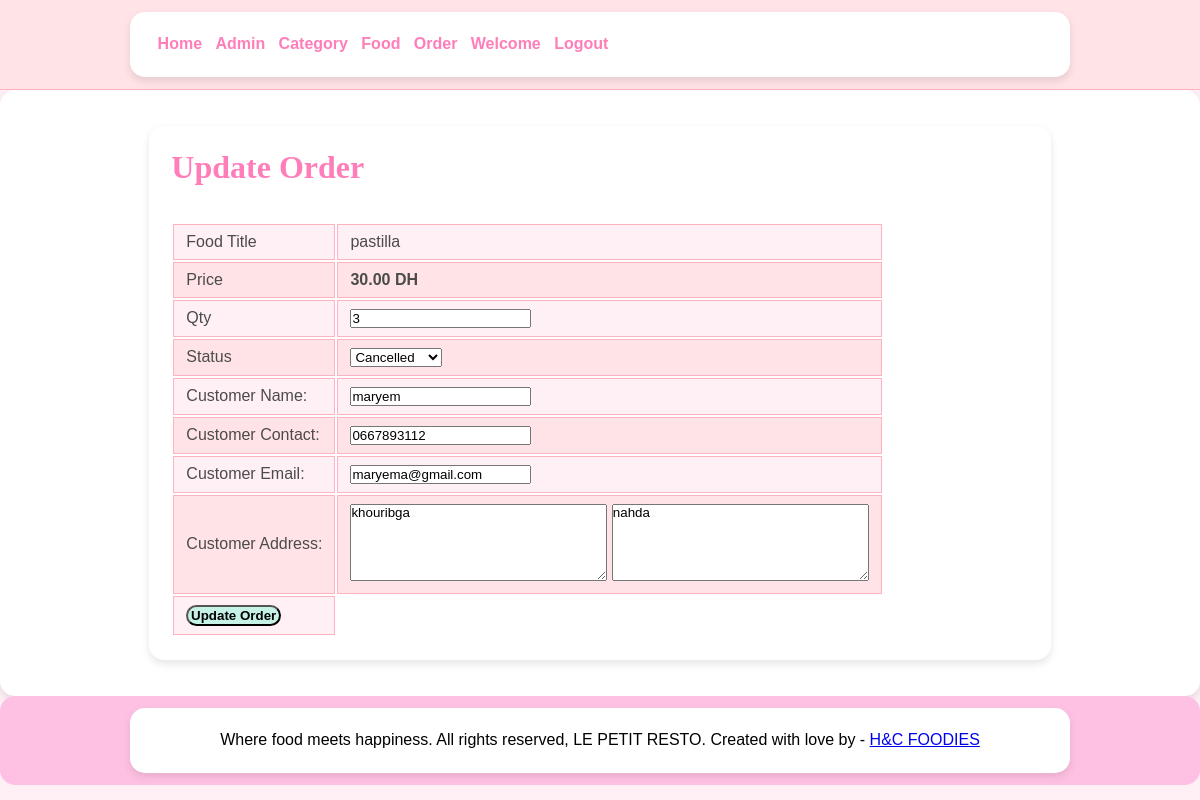
The app's page /admin/update-order.php?id=1 (signed in) with its own data.
### tables this page shows
CREATE TABLE tbl_order (
  id int(10) UNSIGNED NOT NULL AUTO_INCREMENT,
  price decimal(10,2) NOT NULL,
  total DECIMAL(10,2) NOT NULL,                                                                                  
  qty int(11) NOT NULL,
  order_date datetime NOT NULL,
  status varchar(50) NOT NULL,
  customer_name varchar(150) NOT NULL,
  customer_contact varchar(20) NOT NULL,
  customer_email varchar(150) NOT NULL,
  customer_city varchar(255) NOT NULL,
  customer_street varchar(255) NOT NULL,
  PRIMARY KEY (id)
);

CREATE TABLE tbl_food (
  id int(10) UNSIGNED NOT NULL AUTO_INCREMENT,
  title varchar(100) NOT NULL,
  description text NOT NULL,
  price decimal(10,2) NOT NULL,
  image_name varchar(255) NOT NULL,
  category_id int(10) UNSIGNED NOT NULL,
  featured varchar(10) NOT NULL,
  active varchar(10) NOT NULL,
  PRIMARY KEY (id),
  FOREIGN KEY (category_id) REFERENCES tbl_category(id)
);

### admin/update-order.php (the view, shortened to what this page needs)
<?php include('partials/menu.php'); ?>
<div class="main-content">
    <div class="wrapper">
        <h1>Update Order</h1>
        <br><br>
        <?php
            if(isset($_GET['id']))
            {
                $id=$_GET['id'];
                $sql = "SELECT o.*, f.title AS food_title
                FROM tbl_order o
                JOIN tbl_order_food of ON o.id = of.order_id
                JOIN tbl_food f ON of.food_id = f.id
                WHERE o.id = $id";
                $res = mysqli_query($conn, $sql);
                $count = mysqli_num_rows($res);
                if($count==1)
                {
                    $row=mysqli_fetch_assoc($res);
                    $food_title = $row['food_title'];
                    $price = $row['price'];
                    $qty = $row['qty'];
                    $status = $row['status'];
                    $customer_name = $row['customer_name'];
                    $customer_contact = $row['customer_contact'];
                    $customer_email = $row['customer_email'];
                    $customer_city= $row['customer_city'];
                    $customer_street= $row['customer_street'];
                }
                else
                {
                    header('location:'.SITEURL.'admin/manage-order.php');
                }
            }
            else
            {
                header('location:'.SITEURL.'admin/manage-order.php');
            }
        ?>
        <form action="" method="POST">
            <table class="tbl-30">
                <tr>
                    <td>Food Title</td>
                    <td><?php echo $food_title; ?></td>
                </tr>
                <tr>
                    <td>Price</td>
                    <td>
                        <b> <?php echo $price; ?> DH</b>
                    </td>
                </tr>
                <tr>
                    <td>Qty</td>
                    <td>
                        <input type="number" name="qty" value="<?php echo $qty; ?>">
                    </td>
                </tr>
                <tr>
                    <td>Status</td>
                    <td>
                        <select name="status">
                            <option <?php if($status=="Cancelled"){echo "selected";} ?> value="Cancelled">Cancelled</option>
                        </select>
                    </td>
                </tr>
                <tr>
                    <td>Customer Name: </td>
                    <td>
                        <input type="text" name="customer_name" value="<?php echo $customer_name; ?>">
                    </td>
                </tr>
                <tr>
                    <td>Customer Contact: </td>
                    <td>
                        <input type="text" name="customer_contact" value="<?php echo $customer_contact; ?>">
                    </td>
                </tr>
                <tr>
                    <td>Customer Email: </td>
                    <td>
                        <input type="text" name="customer_email" value="<?php echo $customer_email; ?>">
                    </td>
                </tr>
                <tr>
                    <td>Customer Address: </td>
                    <td>
                        <textarea name="customer_city" cols="30" rows="5"><?php echo $customer_city; ?></textarea>
                        <textarea name="customer_street" cols="30" rows="5"><?php echo $customer_street; ?></textarea>
                    </td>
                </tr>
                <tr>
                    <td clospan="2">
                        <input type="submit" name="submit" value="Update Order" class="btn-secondary">
                    </td>
                </tr>
            </table>
        </form>
    </div>
</div>
<?php include('partials/footer.php'); ?>

### css/admin.css (style rules this page uses)
* { margin: 0; padding: 0; font-family: 'Poppins', sans-serif; box-sizing: border-box; }
body { background-color: #fff0f6; color: #4b4b4b; }
h1, h2, h3, h4, h5 { font-family: 'Dancing Script', cursive; color: #ff7eb9; }
.wrapper { padding: 2%; width: 80%; margin: 0 auto; background-color: #fff; border-radius: 15px; box-shadow: 0px 4px 8px rgba(0, 0, 0, 0.1); }
table tr th, table tr td { border: 1px solid #ffb3c1; padding: 8px 12px; text-align: left; }
table tr:nth-child(even) { background-color: #ffe3e6; }
table tr:nth-child(odd) { background-color: #fff0f6; }
table td { word-wrap: break-word; overflow-wrap: break-word; text-align: center; }
.btn-secondary { background-color: #c6f1e7; padding: 1% 2%; color: black; text-decoration: none; font-weight: bold; border-radius: 25px; transition: 0.3s; }
.main-content { background-color: #fff; padding: 3%; border-radius: 15px; box-shadow: 0px 4px 8px rgba(0, 0, 0, 0.1); }

### records on screen
tbl_order: tbl_food.title "pastilla", price "30.00", qty "3", status "Cancelled", customer_name "maryem", customer_contact "0667893112", customer_email "maryema@gmail.com", customer_city "khouribga", customer_street "nahda"
